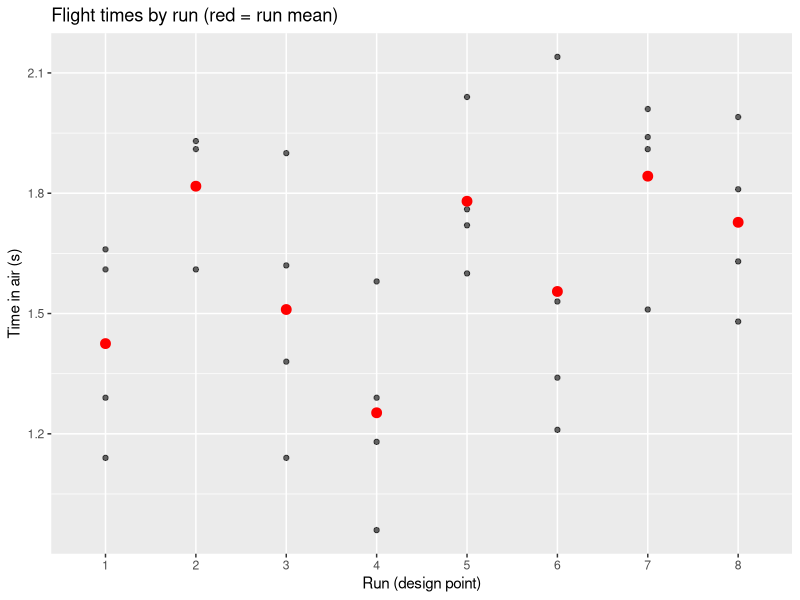
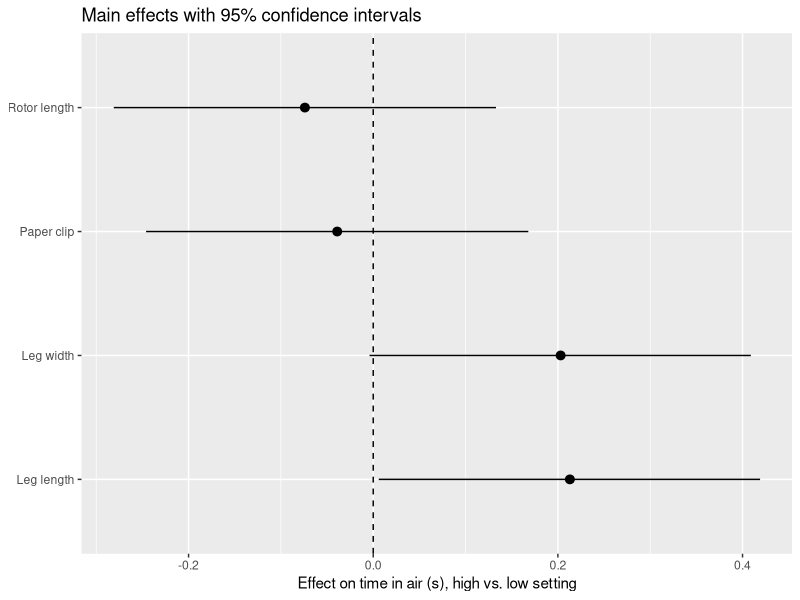
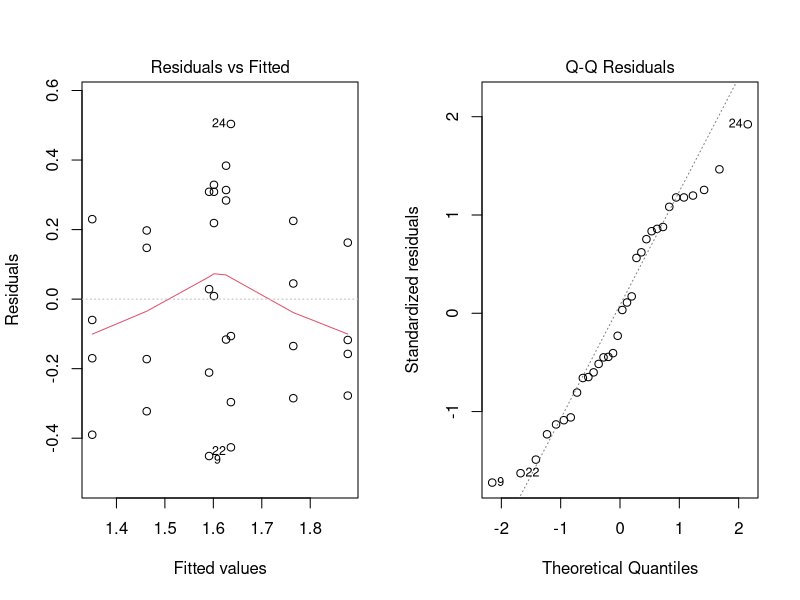
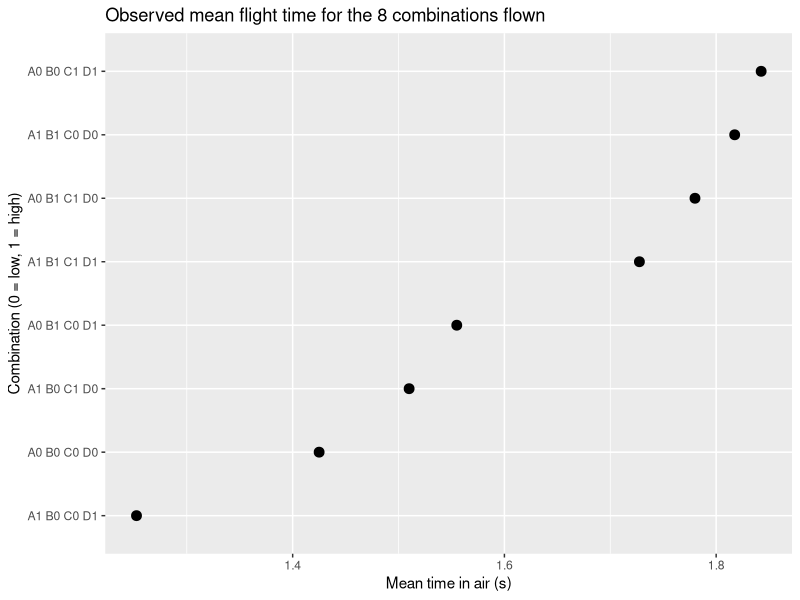

Generate these figures, in order, with R:
## ---- chunk 1
knitr::opts_chunk$set(echo = FALSE, warning = FALSE, message = FALSE)
## ---- chunk 2
library(tidyverse)

heli <- read_csv("helicopter_data.csv")
heli <- heli |>
  mutate(
    A = 2 * A_rotor_length - 1,
    B = 2 * B_leg_length   - 1,
    C = 2 * C_leg_width    - 1,
    D = 2 * D_paper_clip   - 1
  )

## ---- chunk 3
run_summary <- heli |>
  group_by(unit, A_rotor_length, B_leg_length, C_leg_width, D_paper_clip) |>
  summarise(mean_time = mean(time_s), sd_time = sd(time_s), n = n(), .groups = "drop")
run_summary
## ---- chunk 4
ggplot(heli, aes(factor(unit), time_s)) +
  geom_point(alpha = 0.6) +
  stat_summary(fun = mean, geom = "point", colour = "red", size = 3) +
  labs(x = "Run (design point)", y = "Time in air (s)",
       title = "Flight times by run (red = run mean)")
## ---- chunk 5
fit <- lm(time_s ~ A + B + C + D, data = heli)

# With +/-1 coding, the factorial effect is 2 * coefficient
effects_tbl <- function(fit) {
  ci <- confint(fit)
  coefs <- coef(fit)
  tibble(
    term = names(coefs),
    effect = 2 * coefs,
    lower  = 2 * ci[, 1],
    upper  = 2 * ci[, 2],
    p_value = summary(fit)$coefficients[, 4]
  ) |>
    filter(term != "(Intercept)") |>
    mutate(across(c(effect, lower, upper), \(x) round(x, 3)),
           p_value = round(p_value, 3),
           factor = recode(term, A = "Rotor length", B = "Leg length",
                           C = "Leg width", D = "Paper clip"))
}

effects_all <- effects_tbl(fit)
effects_all
## ---- chunk 6
effects_all |>
  ggplot(aes(effect, factor)) +
  geom_vline(xintercept = 0, linetype = "dashed") +
  geom_pointrange(aes(xmin = lower, xmax = upper)) +
  labs(x = "Effect on time in air (s), high vs. low setting",
       y = NULL, title = "Main effects with 95% confidence intervals")
## ---- chunk 7
par(mfrow = c(1, 2))
plot(fit, which = 1:2)
## ---- chunk 8
fit_means <- lm(mean_time ~ I(2 * A_rotor_length - 1) + I(2 * B_leg_length - 1) +
                  I(2 * C_leg_width - 1) + I(2 * D_paper_clip - 1),
                data = run_summary)
round(2 * cbind(coef(fit_means), confint(fit_means))[-1, ], 3)
## ---- chunk 9
fit_int <- lm(time_s ~ A + B + C + D + A:C, data = heli)

ci_int <- confint(fit_int)["A:C", ]
tibble(
  effect = 2 * coef(fit_int)["A:C"],
  lower  = 2 * ci_int[1],
  upper  = 2 * ci_int[2],
  p_value = summary(fit_int)$coefficients["A:C", 4]
) |> mutate(across(everything(), \(x) round(x, 3)))
## ---- chunk 10
# Effect of rotor length at each leg width (simple effects)
heli |>
  group_by(leg_width = C_leg_width, rotor_length = A_rotor_length) |>
  summarise(m = mean(time_s), .groups = "drop") |>
  pivot_wider(names_from = rotor_length, values_from = m, names_prefix = "rotor_") |>
  mutate(effect_of_rotor = rotor_1 - rotor_0)
## ---- chunk 11
X_new <- run_summary |>
  mutate(A = 2 * A_rotor_length - 1, B = 2 * B_leg_length - 1,
         C = 2 * C_leg_width - 1,    D = 2 * D_paper_clip - 1)

pred <- predict(fit, newdata = X_new, interval = "confidence")

run_summary |>
  select(unit, A_rotor_length, B_leg_length, C_leg_width, D_paper_clip, mean_time) |>
  bind_cols(as_tibble(pred)) |>
  mutate(across(c(mean_time, fit, lwr, upr), \(x) round(x, 3))) |>
  arrange(desc(fit))
## ---- chunk 12
run_summary |>
  mutate(label = paste0("A", A_rotor_length, " B", B_leg_length,
                        " C", C_leg_width, " D", D_paper_clip),
         label = reorder(label, mean_time)) |>
  ggplot(aes(mean_time, label)) +
  geom_point(size = 3) +
  labs(x = "Mean time in air (s)", y = "Combination (0 = low, 1 = high)",
       title = "Observed mean flight time for the 8 combinations flown")
